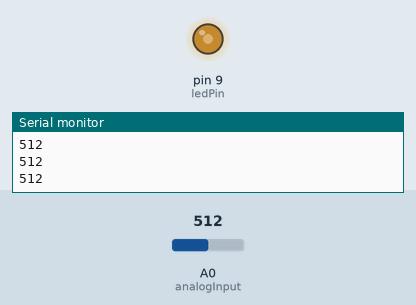
Simulated run of this sketch. Board: Arduino Uno, built with avr-gcc and run on an emulated ATmega328P. On the bench: output pins drawn as LEDs (lit = HIGH), the last lines printed to the serial monitor. Inputs (shaded band) come from the test bench; at power-on: A0 (analogInput) = 512.

Above: at 1.2 s.
1.3 s: A0 (analogInput) set to 716
At 2.4 s:
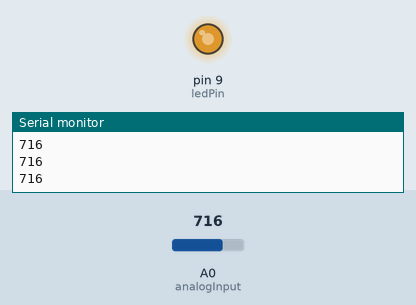
2.9 s: A0 (analogInput) set to 900
At 3.8 s:
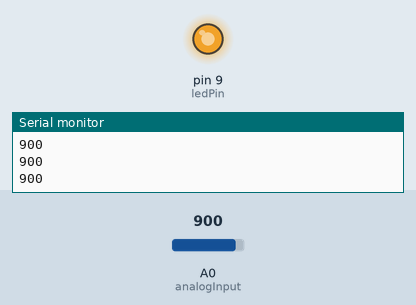
4.5 s: A0 (analogInput) set to 122
At 5.3 s:
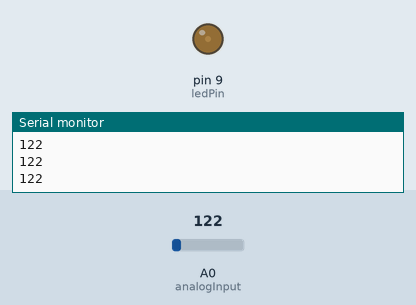
6.1 s: A0 (analogInput) set to 0
At 6.7 s:
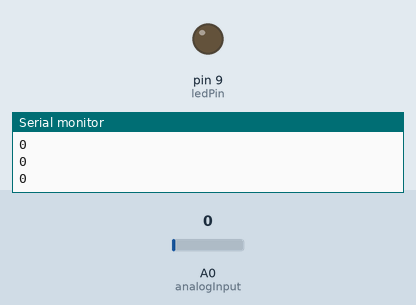
7.7 s: A0 (analogInput) set to 511
At 9.2 s:
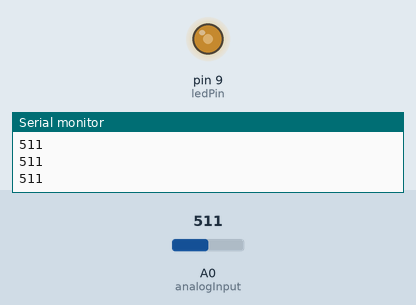
Timing chart, 0 to 10.3 s (numbered marks = the images above; inputs shaded):
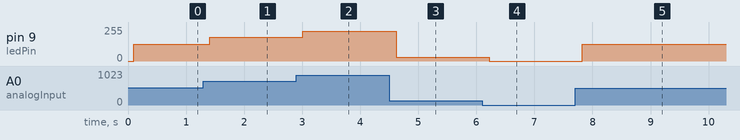

The sketch:

sketch_jun6a.ino
```cpp
const int analogInput=A0;
const int ledPin=9;

void setup() {

pinMode(analogInput,INPUT);
Serial.begin(9600);
pinMode(ledPin,OUTPUT);

}

void loop() {

int value=analogRead(analogInput);
Serial.println(value);
delay(100);

int ledValue=map(value,0,1023,0,255);
analogWrite(ledPin,ledValue);
}
```

Measured:
- after the input at 1.3 s, pin 9 (ledPin): 127/255 → 178/255 after 0.11 s
- after the input at 2.9 s, pin 9 (ledPin): 178/255 → 224/255 after 0.11 s
- after the input at 4.5 s, pin 9 (ledPin): 224/255 → 30/255 after 0.12 s
- after the input at 6.1 s, pin 9 (ledPin): 30/255 → 0/255 after 0.12 s
- after the input at 7.7 s, pin 9 (ledPin): 0/255 → 127/255 after 0.13 s
